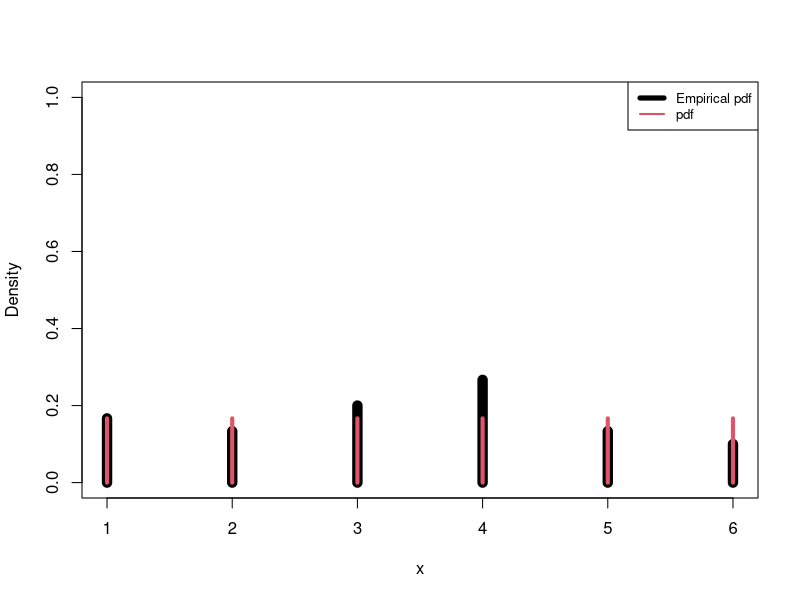
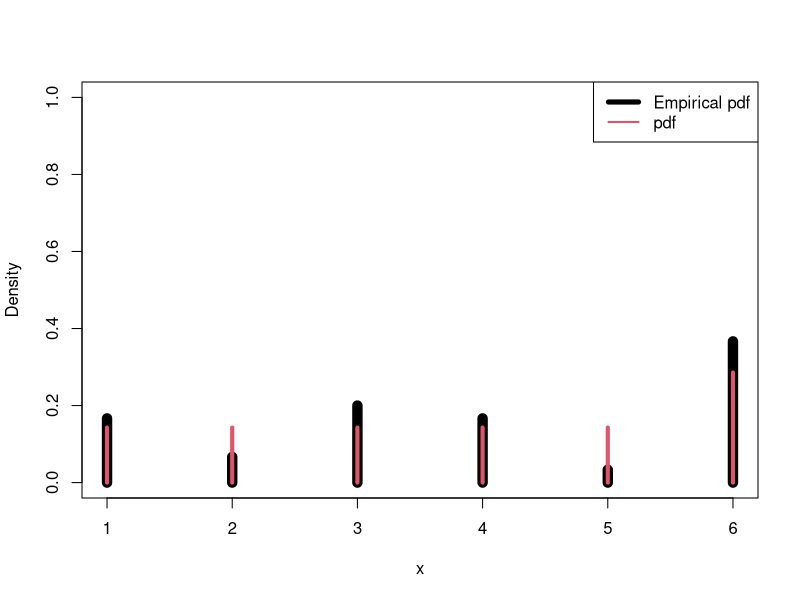

Reproduce these figures in R, in order.
## Simulate a fair dice

sample(1:6, size=1)

      ## Number of simulated realizations
    n <- 30

    ## Draw independently from the set (1,2,3,4,5,6) with 
    ## equal probability
    xFair <- sample(1:6, size=n, replace=TRUE)

    ## Print the values
    xFair
    
    ## Count the number of each outcome using the table function
    table(xFair)
    
    ## Plot the empirical pdf
    plot(table(xFair)/n, lwd=10, ylim=c(0,1), xlab="x", ylab="Density")
    
    ## Add the pdf to the plot
    lines(rep(1/6,6), lwd=4, type="h", col=2)
    ## Add a legend to the plot
    legend("topright", c("Empirical pdf","pdf"), lty=1, col=c(1,2), 
           lwd=c(5,2), cex=0.8)

## Simulate a  non-fair dice

## Number of simulated realizations
n <- 30

## Draw independently from the set (1,2,3,4,5,6) with higher probability for a six
xUnfair <- sample(1:6, size=n, replace=TRUE, prob=c(rep(1/7,5),2/7))

## Plot the empirical density function
plot(table(xUnfair)/n, lwd=10, ylim=c(0,1), xlab="x", ylab="Density")

## Add the pdf to the plot
lines(c(rep(1/7,5),2/7), lwd=4, type="h", col=2)

## Add a legend
legend("topright", c("Empirical pdf","pdf"), lty=1, col=c(1,2), lwd=c(5,2))
## Simulate a binomial distribution

## Probability  of success
p <- 0.1
## Number of repeats
nRepeat <- 30
## Simulate Bernoulli experiment nRepeat times
tmp <- sample(c(0,1), size=nRepeat, prob=c(1-p,p), replace=TRUE)
## x is now
sum(tmp)

## Make similar with binomial distribution simulation function 
rbinom(1, size=30, prob=p)

################
## Fair dice example

## Number of simulated realizations
n <- 30
## Sampe independent from the set (1,2,3,4,5,6) with same probabilities
xFair <- sample(1:6, size=n, replace=TRUE)
## Count the number of 6'es
sum(xFair == 6)

## Make similar with rbinom()
rbinom(n=1, size=30, prob=1/6)
## Example 1: The probability that all 
## 6 errors are corrcxted the same day?
dbinom(x = 6, size = 6, prob = 0.7)

## Example 1: The probability that 2 or less
## errors are corrcxted the same day?
pbinom(q = 2, size = 6, prob = 0.7)


## The hypergeometric distribution:
rhyper(nn = 1, m = 2, n = 6, k = 4)

## Example 2: The probability that at least
## one harddisk has scratches?
1 - dhyper(x = 0, m = 2, n = 8, k = 3)


## Example 3.1: The probability that 
## at most 2 patients are hospitalized the same day?
ppois(q = 2, lambda = 0.3)

## Example 3.2: The probability that 
## exactly  2 patients are hospitalized the same day?
dpois(x = 2, lambda = 0.3)

## Example 3.3: The probability that 
## at least 1 patient is hospitalized on a random day?
1 - ppois(q = 1, lambda = 0.3)

## Example 3.4: The probability that for at prÃ¦cis 1 patient indlÃ¦gges hver tredje dag?
## exactly  1 patient is hospitalized on a random day?
dpois(x = 1, lambda = 0.9)


## Binomial distribution function

pbinom(q=5, size=10, prob=0.6)
## Get the hep with
?pbinom
## Simulate a  fair dice

## NUmber of simulated realizations
n <- 30
## Sample independently from the set (1,2,3,4,5,6) with 
## equal probability
xFair <- sample(1:6, size=n, replace=TRUE)

## Find the sample mean
mean(xFair)
  ## Simulate a  fair dice

  ## NUmber of simulated realizations
  n <- 30
  ## Sample independently from the set (1,2,3,4,5,6) with 
  ## equal probability
  xFair <- sample(1:6, size=n, replace=TRUE)

  ## Find the sample variance
var(xFair)
## Simulate a  binomial distributions, dice example

## Repeat 10 times: Count the number of  6'es in 30 throws
numsixes <- rbinom(n=10, size=30, prob=1/6)

## Finally, the sample mean
mean(rbinom(n=10, size=30, prob=1/6))
## The  (theoretical) mean
n * 1/6
